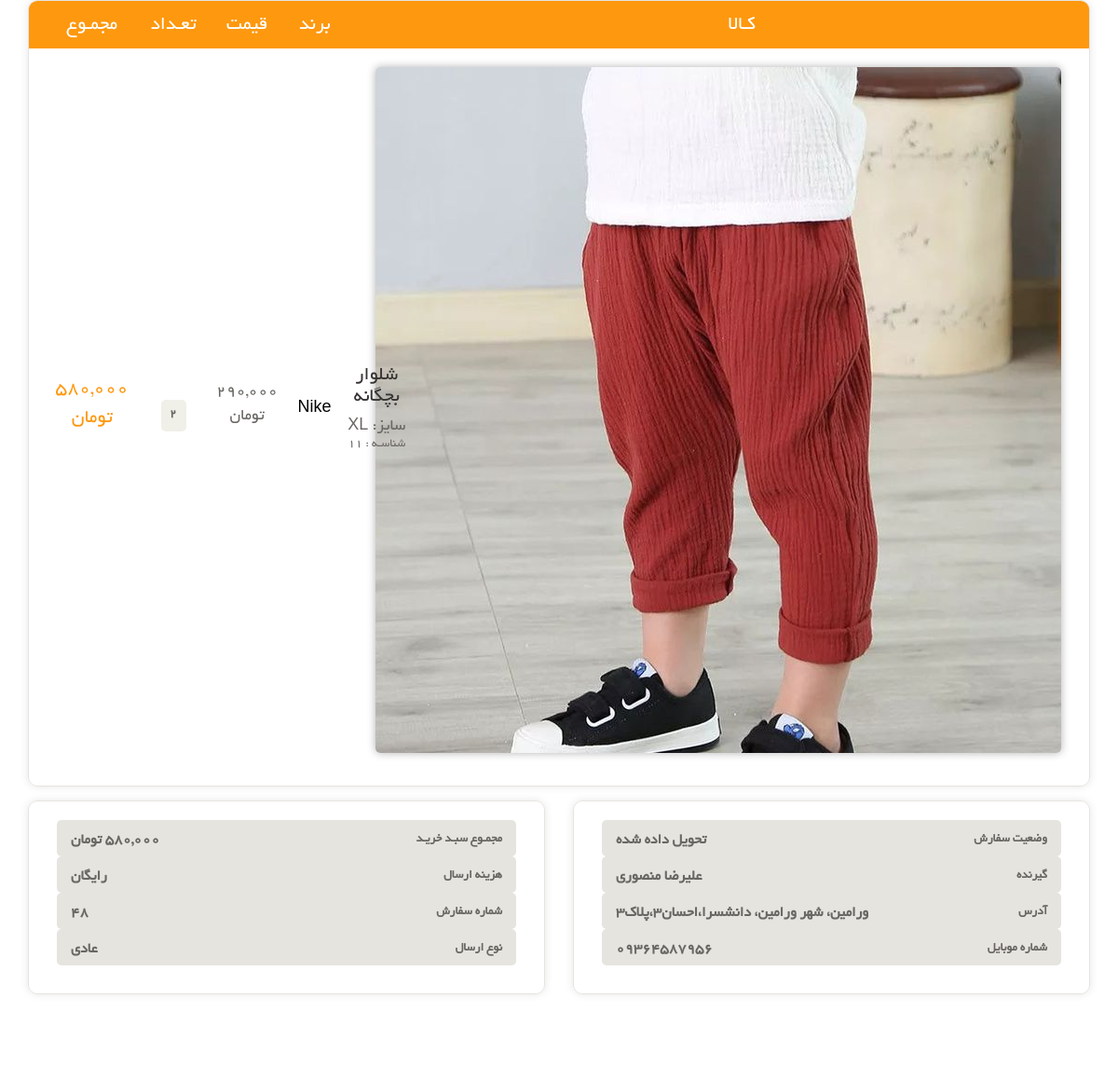
The page /dashboard/orders-detail/48 (signed in) on the database its author committed.
### Ordering/models.py (models this page shows, shortened)
class OrderingItem(models.Model):
    product = models.ForeignKey(Product, on_delete=models.CASCADE, verbose_name='محصول')
    order = models.ForeignKey(Ordering, on_delete=models.CASCADE, verbose_name='سبد خرید')
    total_price = models.IntegerField(verbose_name='قیمت نهایی', null=True, blank=True)
    total_quantity = models.IntegerField(verbose_name='تعداد')
    size = models.ForeignKey(Size, on_delete=models.CASCADE, verbose_name='سایز', null=True, blank=True)
    class Meta:
        verbose_name = 'جزئیات خرید'
        verbose_name_plural = 'جزئیات خریدها'

class Ordering(models.Model):
    user = models.ForeignKey(User, on_delete=models.CASCADE, verbose_name='کاربر')
    is_paid = models.BooleanField(verbose_name='پرداخت شده/نشده', default=False)
    date = models.DateField(verbose_name='تاریخ پرداخت', null=True, blank=True)
    class Meta:
        verbose_name = 'سبد خرید'
        verbose_name_plural = 'سبدهای خرید'

### product/models.py (models this page shows, shortened)
class Product(models.Model):
    title = models.CharField(max_length=300,verbose_name='عنوان')
    image = models.ImageField(upload_to='images/Products', verbose_name="تصویر محصولات", blank=True, null=True)
    category = models.ManyToManyField(ProductCategory, verbose_name="دسته بندی ها")
    brand = models.ForeignKey(ProductBrands, verbose_name="برند", on_delete=models.CASCADE, null=True, blank=True)
    price = models.IntegerField(null=False, verbose_name="قیمت")
    color = models.CharField(max_length=20, null=True, verbose_name="رنگ")
    size = models.ManyToManyField(Size, verbose_name="سایز")
    count = models.IntegerField(null=False, verbose_name="تعداد", default=1)
    short_description = models.CharField(max_length=300,
                                         null=True,
                                         verbose_name="توضیحات کوتاه",
                                         db_index=True)
    description = models.TextField(max_length=300,
                                   null=False,
                                   verbose_name="توضیحات اصلی")
    is_active = models.BooleanField(default=True,verbose_name='فعال/غیرفعال')
    is_deleted = models.BooleanField(verbose_name="حذفشده/نشده")
    slug = models.SlugField(default='',
                            null=False,
                            db_index=True,
                            verbose_name='عنوان درurl')
    def get_absolute_url(self):
        return reverse('product_detail', args=[self.slug])
    class Meta:
        verbose_name = 'محصول'
        verbose_name_plural = 'محصولات'

class Size(models.Model):
    size = models.CharField(max_length=300, db_index=True, verbose_name="سایز")
    def __str__(self):
        return self.size
    class Meta:
        verbose_name = 'سایز'
        verbose_name_plural = 'سایزها'

class ProductBrands(models.Model):
    title = models.CharField(max_length=300, db_index=True, verbose_name="نام برند")
    url_title = models.CharField(max_length=300, db_index=True, verbose_name="عنوان در url", unique=True, null=True, blank=True)
    is_active = models.BooleanField(default=True, verbose_name="فعال بودن/نبودن")
    is_deleted = models.BooleanField(verbose_name="حذف شده/نشده")
    class Meta:
        verbose_name = 'برند'
        verbose_name_plural = 'برند ها'

### Account/models.py (models this page shows)
class User(AbstractUser):
    first_name = models.CharField(max_length=50, blank=True, null=True, verbose_name='نام')
    last_name = models.CharField(max_length=50, blank=True, null=True, verbose_name='نام خانوادگی')
    avatar = models.ImageField(upload_to='images/profile', verbose_name='تصویر اواتار', null=True, blank=True)
    email_verified = models.CharField(max_length=100, unique=True, verbose_name='فعالسازی ایمیل', null=True, blank=True)
    id_code = models.IntegerField(verbose_name='کدملی', null=True, blank=True)
    birthday = models.CharField(max_length=10, verbose_name='تاریخ تولد', null=True, blank=True)
    address = models.TextField(null=True, blank=True, verbose_name='آدرس')
    phone = models.IntegerField(null=True, blank=True, verbose_name='شماره موبایل')
    authenticated = models.BooleanField(null=True, blank=True, verbose_name='احراز هویت شده')
    class Meta:
        verbose_name = 'کاربر'
        verbose_name_plural = 'کاربران'
    def __str__(self):
        if self.first_name and self.last_name:
            return self.get_full_name()
        return self.username

### User_panel/views.py (the view)
# urls.py: path('orders-detail/<order_id>', views.user_detail, name='orders-detail'),
@login_required
def user_detail(request: HttpRequest, order_id):
    current_order = Ordering.objects.filter(id=order_id, user_id=request.user.id).first()
    total_prices = []
    for item in current_order.orderingitem_set.all():
        total_prices.append(item.total_price)
    if current_order is None:
        raise Http404('سبد خرید موجود نمیباشد')
    return render(request, 'User_panel/user-order-detail.html', {
        'order': current_order,
        'total_prices': list(total_prices)
    })

### polls/templatetags/poll_extras.py (called while the page is built)
@register.filter(name='three_digit_count')
def three_digits(value):
    return '{:,}'.format(value) + ' تومان '

@register.simple_tag
def multiply(count, price):
    return three_digits(count * price)

@register.simple_tag
def plus(prices):
    total_price = sum(prices)
    return three_digits(total_price)

### User_panel/templates/User_panel/user-order-detail.html (shortened to what this page needs)
{% extends 'layout.html' %}
{% load thumbnail %}
{% load poll_extras %}
{% block content %}
{% if order.orderingitem_set.all %}
    <section id="cart_items">
		<div class="container">
			<div class="table-responsive cart_info">
				<table class="table table-condensed ">
					<thead>
						<tr class="cart_menu">
							<td class="image text-center">کـالا</td>
							<td class="description "></td>
							<td class="brands text-center">برند</td>
							<td class="price text-center">قیمت</td>
							<td class="quantity text-center">تعـداد</td>
							<td class="total text-center">مجمـوع</td>
                            <td></td>
						</tr>
					</thead>
					<tbody>
						{% for detail in order.orderingitem_set.all %}
							<tr>
							<td class="cart_product ">
								{% thumbnail detail.product.image '110x110' crop='center' as im %}
                                    <a href="{{ detail.product.get_absolute_url  }}">
                                        <img src="{{ im.url }}" alt="">
                                    </a>
								{% endthumbnail %}
							</td>
							<td class="cart_description text-center" >
								<h4><a  class="cursor-pointer" href="{{ detail.product.get_absolute_url  }}" >{{ detail.product.title }}</a></h4>
                                <h4>    سایز:  {{ detail.size }}  </h4>
								<p>شناسـه : {{ detail.product.id }}</p>
							</td>
                            <td  class="cart_brands text-center">
                                <h4><a style="color: black" class="cursor-pointer" href="{% url 'product_brand' brand=detail.product.brand.url_title %}" >{{ detail.product.brand.title }}</a></h4>
                            </td>
							<td class="cart_price text-center">
								<p>{{ detail.product.price|three_digit_count }}</p>
							</td>
							<td class="cart_quantity">
                                <div class=" quantity "
                                      style="background-color: #F0F0E9; color: #696763; padding: 5px 10px; font-weight: bold;height: 34px;width: 27px;">
                                    {{ detail.total_quantity }}
                                </div>
							</td>
							<td class="cart_total text-center">
								<p class="cart_total_price">{% multiply detail.total_quantity detail.product.price %}</p>
							</td>
						</tr>
						{% endfor %}
					</tbody>
				</table>
			</div>
		</div>
	</section>
        <section id="do_action">
		<div class="container">
			<div class="row">
				<div class="col-sm-6">
					<div class="total_area">
						<ul>
							<li>وضعیت سفارش<span>تحویل داده شده</span></li>
							<li>گیرنده<span>{{ order.user }}</span></li>
							<li>آدرس<span>{{ order.user.address }}</span></li>
							<li>شماره موبایل<span>0{{ order.user.phone }}</span></li>
						</ul>
					</div>
				</div>
                <div class="col-sm-6">
					<div class="total_area">
						<ul>
							<li>مجمـوع سبـد خریـد <span>{% plus total_prices %}</span></li>
							<li>هزینه ارسال <span>رایگان</span></li>
							<li>شماره سفارش <span>{{ order.id }}</span></li>
							<li>نوع ارسال<span>عادی</span></li>
						</ul>
					</div>
				</div>
			</div>
        </div>
	</section>
{% endif%}
{% endblock %}

### static/css/main.css (style rules this page uses)
body { font-family: 'BYekan'; font-size: 10pt; position: relative; font-weight: normal; direction: rtl; }
ul li { list-style: none; }
a { -webkit-transition: 300ms; -moz-transition: 300ms; -o-transition: 300ms; transition: 300ms; }
h1, h2, h3, h4, h5, h6 { font-family: 'BYekan', sans-serif; }
#do_action { margin-bottom: 50px; }
#cart_items .cart_info { border: 1px solid #E6E4DF; margin-bottom: 50px }
#cart_items .cart_info .cart_menu { background: #FE980F; color: #fff; font-size: 16pt; font-family: 'BYekan', sans-serif; font-weight: normal; text-align: center; }
#cart_items .cart_info .table.table-condensed thead tr { height: 51px; }
#cart_items .cart_info .table.table-condensed tr { border-bottom: 1px solid#F7F7F0 }
#cart_items .cart_info .table.table-condensed tr:last-child { border-bottom: 0 }
.cart_info table tr td { border-top: 0 none; vertical-align: inherit; }
#cart_items .cart_info .image { padding-right: 30px; }
#cart_items .cart_info .cart_description h4 { margin-bottom: 0; color:#696763 }
#cart_items .cart_info .cart_description h4 a { color: #363432; font-family: 'BYekan',sans-serif; font-size: 16pt; font-weight: normal; }
#cart_items .cart_info .cart_description p { color:#696763 }
#cart_items .cart_info .cart_price p { color:#696763; font-size: 18px; }
#cart_items .cart_info .cart_total_price { color: #FE980F; font-size: 16pt }
.cart_product { display: block; margin: 15px 25px 10px -50px; }
.cart_product a img { border-radius: 5px; }
.cart_quantity div { border-radius: 5px; background-color: #F0F0E9; color: #696763; padding: 5px 10px; font-weight: bold; height: 34px; width: 27px; }
#do_action .col-sm-6 { float: right !important; }
#do_action .total_area { padding-bottom: 20px !important; box-shadow: 0 0 10px rgba(0, 0, 0, 0.1); overflow: hidden; border-radius: 10px; margin-bottom: 15px }
#do_action .total_area span { font-weight: bold; font-size: 12pt; }
#do_action .total_area ul li { border-radius: 5px; font-weight: bold; }
#do_action .total_area, #do_action .chose_area { border: 1px solid #E6E4DF; color: #696763; padding: 20px 30px; margin-bottom: 50px; }
.total_area span { float: left; }
.total_area ul { padding-right: 0px; }
.total_area ul li { background:#E6E4DF; color: #696763; margin-top: 0px; padding: 10px 15px; }
#cart_items .cart_info { box-shadow: 0 0 10px rgba(0, 0, 0, 0.1); overflow: hidden; border-radius: 10px; margin-bottom: 15px }
.cursor-pointer { cursor: pointer; }
.cart_quantity { display: flex; align-items: center; justify-content: center; }
img { border-radius: 5px; overflow: hidden; box-shadow: 0 0 10px rgba(0, 0, 0, 0.3); }

### rows shown on the page
OrderingItem: product "شلوار بچگانه", size "XL", product.id "11", product.brand "Nike", product.price|three_digit_count "290,000 تومان", total_quantity "2", total_quantity+product "580,000 تومان"
Ordering: user "علیرضا منصوری", user.address "ورامین، شهر ورامین، دانشسرا،احسان3،پلاک3", user.phone "9364587956", id "48"
